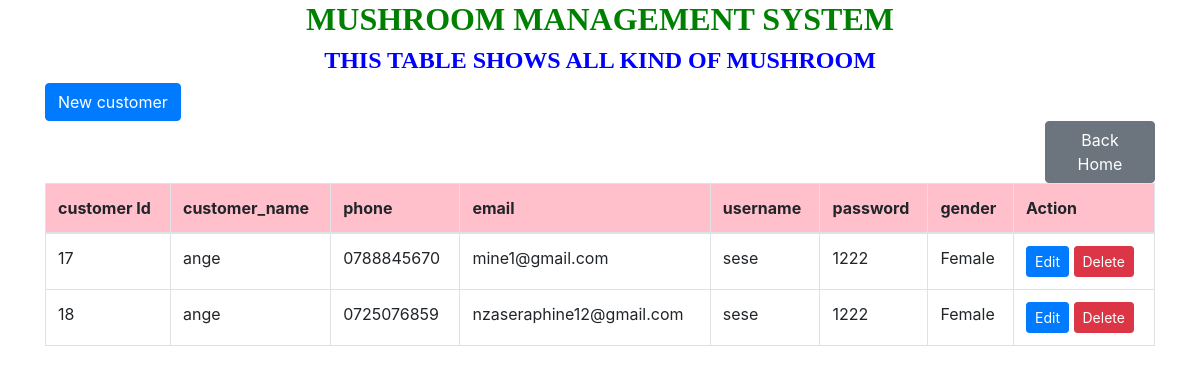
Screenshot of /viewcustomer.php with the database file from the repository.
### tables this page shows
CREATE TABLE IF NOT EXISTS `customers` (
  `customer_id` int(10) NOT NULL AUTO_INCREMENT,
  `customer_name` varchar(100) NOT NULL,
  `phone` varchar(110) NOT NULL,
  `email` varchar(200) NOT NULL,
  `username` varchar(220) NOT NULL,
  `password` varchar(210) NOT NULL,
  `gender` varchar(43) NOT NULL,
  PRIMARY KEY (`customer_id`)
);

### viewcustomer.php (the view, shortened to what this page needs)
<!DOCTYPE html>
<html>
<head>
    <link href="https://stackpath.bootstrapcdn.com/bootstrap/4.5.2/css/bootstrap.min.css" rel="stylesheet">
</head>
<body>
    <div class="container">
        <h2 style="text-align: center; font-family: century; font-weight: bold; color: green;">MUSHROOM MANAGEMENT SYSTEM</h2>
        <h4 style="text-align: center; font-family: century; font-weight: bold; color:blue;">THIS TABLE SHOWS ALL KIND OF MUSHROOM </h4>
        <a href="customer.php" class="btn btn-primary" style="margin-top: 0px;">New customer</a>
        <a href="home.php" class="btn btn-secondary" style="margin-left: 1000px;">Back Home</a>
        <table class="table table-bordered" style="margin-left:0px;">
            <thead bgcolor="pink">
                <tr>
                    <th>customer Id</th>
                    <th>customer_name</th>
                    <th>phone</th>
                    <th>email</th>
                    <th>username</th>
                    <th>password</th>
                    <th>gender</th>
                    <th colspan="2">Action</th>
                </tr>
            </thead>
            <tbody>
                <?php
                include "databaseconnection.php";
                $sql = "SELECT * FROM customers";
                $result = $connection->query($sql);
                while ($row = $result->fetch_assoc()) {
                    echo "
                    <tr>
                        <td>{$row['customer_id']}</td>
                        <td>{$row['customer_name']}</td>
                        <td>{$row['phone']}</td>
                        <td>{$row['email']}</td>
                        <td>{$row['username']}</td>
                        <td>{$row['password']}</td>
                        <td>{$row['gender']}</td>
                        <td>
                            <a href='editcustomer.php?customer_id={$row['customer_id']}' class='btn btn-primary btn-sm'>Edit</a>
                            <a href='deletecustomer.php?customer_id={$row['customer_id']}' class='btn btn-danger btn-sm'>Delete</a>
                        </td>
                    </tr>
                    ";
                }
                ?>
            </tbody>
        </table>
    </div>
</body>
</html>

### rows the page displays
customers: customer_id "17", customer_name "ange", phone "0788845670", email "mine1@gmail.com", username "sese", password "1222", gender "Female"
customers: customer_id "18", customer_name "ange", phone "0725076859", email "nzaseraphine12@gmail.com", username "sese", password "1222", gender "Female"
